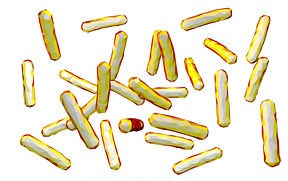
#> input picture bacterie.jpg, 288 x 181 px
$ jupyter execute Scipy.ipynb
#> lines starting #> are read from the running program, lines starting #| are printed output that depends on the picture; after the words box and inside, x2 and y2 are one past the last pixel; in counts of white or black regions, pixels touching at a corner belong together
[cell 1]
import pandas as pd
import numpy as np
import matplotlib.pyplot as plt

[cell 2]
x = np.linspace(1,10,25)

[cell 3]
f = lambda x : x**2

[cell 4]
plt.scatter(x, f(x))
plt.show()

[cell 5]
from scipy.interpolate import interp1d

[cell 6]
h = interp1d(x,f(x), kind='linear')
nx = np.linspace(0,10,25)
r = f(nx)
plt.scatter(x,f(x))
plt.scatter(nx, r, c='red')
plt.show()

[cell 7]
l = np.linspace(0,2,100)
p = 1/3*l**3 - 3/5 * l**2 + 2 + np.random.randn(l.shape[0])/20
plt.scatter(l,p)
plt.show()

[cell 8]
from scipy import optimize

[cell 9]
def fonction(l,a,b,c,d):
    return a*l**3 + b*l**2 + c*l +d

[cell 10]
param, para =optimize.curve_fit(fonction, l, p)

[cell 11]
para

[cell 12]
plt.scatter(l,p)
plt.plot(l, fonction(l, param[0], param[1], param[2], param[3]), c='red', lw=3)
plt.show()
#> figure, not shown here; curve peaks at x = 2, y = 2.31

[cell 13]
func = lambda x: x**2 + 15*np.sin(x)

[cell 14]
x = np.linspace(-10,10,100)
plt.plot(x,func(x))
plt.show()
#> figure, not shown here; curve peaks at x = -10, y = 108.2

[cell 15]
optimize.minimize(func, x0=-8)

[cell 16]
optimize.minimize(func, x0=-5)

[cell 17]
minimum = optimize.minimize(func, x0=-5).x
minimum_l = optimize.minimize(func, x0=-8).x

[cell 18]
plt.plot(x,func(x))
plt.scatter(minimum,func(minimum), s=100, c='r', zorder=1)
plt.scatter(minimum_l, func(minimum_l), s=200, marker='+', c='g', zorder=1)
plt.show()
#> figure, not shown here; curve peaks at x = -10, y = 108.2

# Traitement de Signal

[cell 19]
x=np.linspace(0,20,100)
y = x +4*np.sin(x) +np.random.randn(x.shape[0])
plt.plot(x,y)
plt.show()
#> figure, not shown here; curve peaks at x = 19.8, y = 25.21

[cell 20]
from scipy import signal

[cell 21]
ny = signal.detrend(y)

[cell 22]
plt.plot(x,y)
plt.plot(x,ny)
plt.show()
#> figure, not shown here; curve peaks at x = 19.8, y = 25.21; curve peaks at x = 19.8, y = 6.18

[cell 23]
x =np.linspace(0,30,1000)
y = 3*np.sin(x) + 2*np.sin(5*x) + np.sin(10*x)
plt.plot(x,y)
plt.show()
#> figure, not shown here; curve peaks at x = 1.47, y = 5.58

[cell 24]
from scipy import fftpack

[cell 25]
fourier =fftpack.fft(y)
frequences = fftpack.fftfreq(y.size)
plt.plot(np.abs(frequences), np.abs(fourier))
plt.show()

[cell 26]
x = np.linspace(0,30,1000)
y = 3*np.sin(x) + 2*np.sin(5*x) + np.sin(10*x) + np.random.random(x.shape[0])*10
plt.plot(x,y)
plt.show()
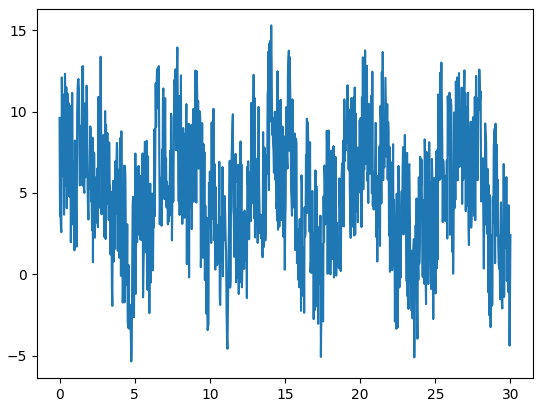
#> figure drawn by matplotlib, 1 panel; curve peaks at x = 14.08, y = 15.31

[cell 27]
fourier =fftpack.fft(y)
power =np.abs(fourier)
frequences = fftpack.fftfreq(y.size)
plt.plot(np.abs(frequences), power)
plt.show()

[cell 28]
fourier[power<400] =0

[cell 29]
plt.plot(np.abs(frequences), np.abs(fourier))
plt.show()

[cell 30]
filtered_signal = fftpack.ifft(fourier)

[cell 31]
plt.figure(figsize=(12,8))
plt.plot(x,y, lw=0.5)
plt.plot(x, filtered_signal, lw=2)
plt.show()
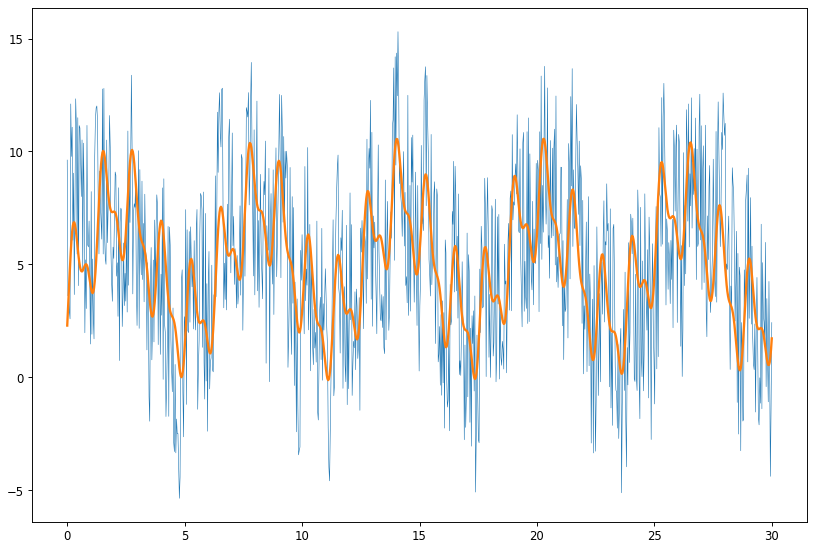
#> figure drawn by matplotlib, 1 panel; curve peaks at x = 14.08, y = 15.31; curve peaks at x = 20.3, y = 10.56

# Nd Image

[cell 32]
from scipy import ndimage

[cell 33]
np.random.seed((32,32))
x = np.zeros((32,32))
x[10:-10, 10:-10] = 1
x[np.random.randint(0,32,30), np.random.randint(0,32,30)] =1
plt.imshow(x)
plt.show()
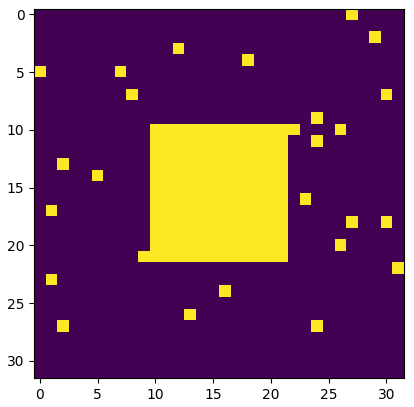
#> figure drawn by matplotlib, 1 panel

[cell 34]
open_x = ndimage.binary_opening(x)
plt.imshow(open_x)
plt.show()
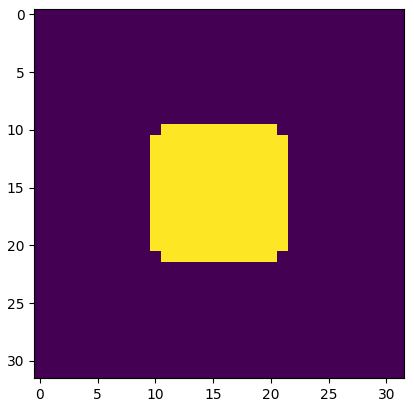
#> figure drawn by matplotlib, 1 panel

# Traitement d'image

[cell 35]
image = plt.imread('bacterie.jpg')
#> image is the input picture: shape (181, 288, 3); mean R, G, B 238.4, 231.2, 207.1
plt.figure(figsize=(12,8))
imagew = image[:,:,0]
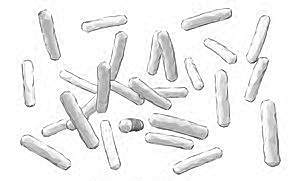
#> imagew: shape (181, 288); min 33, max 255, mean 238.4
plt.imshow(imagew, cmap='gray')
plt.show()

[cell 36]
imagew.shape
#> Out = (181, 288)

[cell 37]
cimage =np.copy(imagew)

[cell 38]
plt.hist(cimage.ravel(), bins=10)
plt.show()
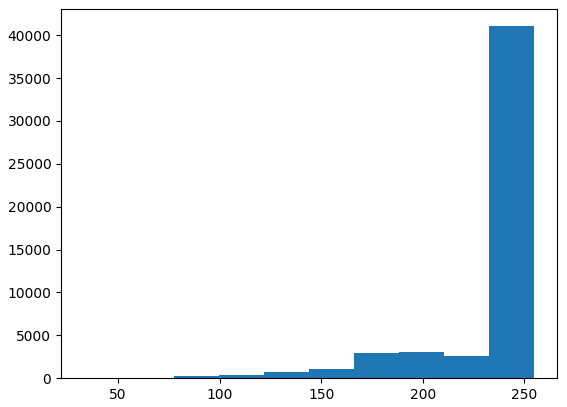
#> figure drawn by matplotlib, 1 panel; tallest bar 41055 high, from x = 232.8 to 255

[cell 39]
verif = cimage <225
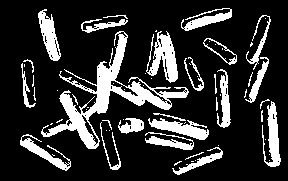
#> verif: shape (181, 288) bool; 19.4% white; 64 white regions (36 under 20 px), largest, box (x1, y1, x2, y2) and area: (41, 31, 189, 149) 3270, (146, 31, 178, 83) 846, (262, 101, 281, 167) 625
plt.imshow(verif)
plt.show()

[cell 40]
vex  = ndimage.binary_opening(verif)
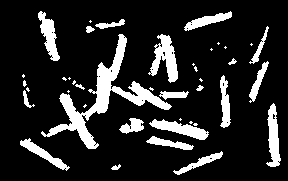
#> vex: shape (181, 288) bool; 15.2% white; 41 white regions (20 under 20 px), largest, box (x1, y1, x2, y2) and area: (41, 34, 172, 149) 2587, (148, 34, 178, 83) 706, (266, 103, 281, 167) 553
plt.imshow(vex)
plt.show()

[cell 41]
label_image, n_labels = ndimage.label(vex)
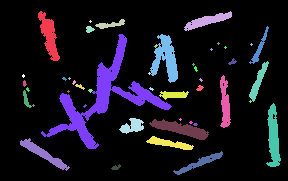
#> label_image: shape (181, 288) int32; 47 distinct labels, from 0 to 46; one colour per label, 0 black
#> n_labels = 46
print(n_labels)
#| 46

[cell 42]
plt.imshow(label_image)
plt.show()

[cell 43]
sizes = ndimage.sum(vex, label_image, range(n_labels))
#> sizes = 46 values, max 2575 at index 7, min 0 at index 0, mean 171.9

[cell 44]
sizes
#> Out has the same summary as sizes

[cell 45]
plt.scatter(range(n_labels), sizes, c='g')
plt.show()
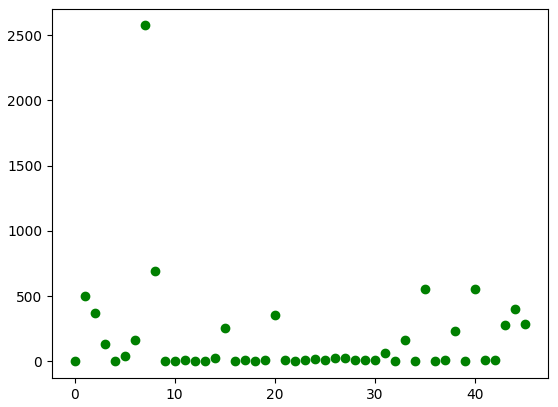
#> figure drawn by matplotlib, 1 panel

$ run again, with source.jpg copied over bacterie.jpg
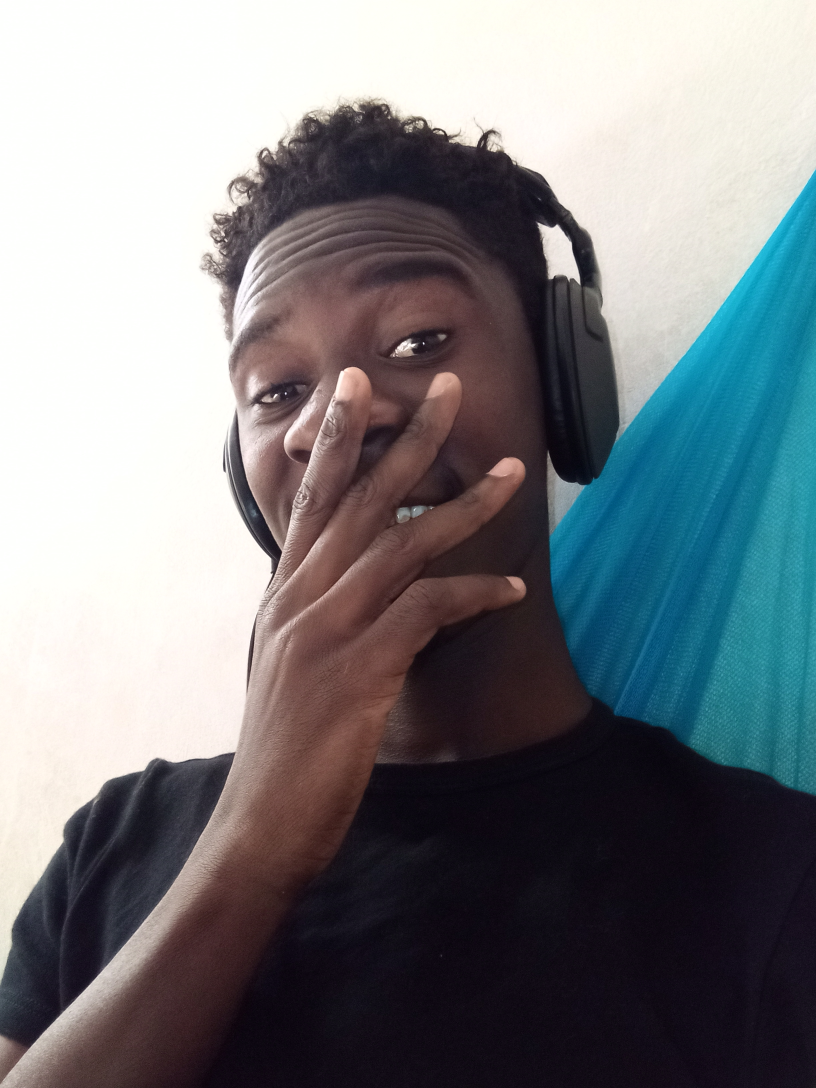
#> input picture source.jpg, 2448 x 3264 px (shown at 1/3 size)
#> image is the input picture: shape (3264, 2448, 3); mean R, G, B 122.3, 125.6, 129.4
#> verif: shape (3264, 2448) bool; 65.7% white; 923 black regions (818 under 20 px), largest, box (x1, y1, x2, y2) and area: (0, 0, 2448, 2902) 2713175, (1625, 675, 1739, 850) 10575, (998, 1102, 1082, 1197) 3458
#> vex: shape (3264, 2448) bool; 65.6% white; 715 black regions (621 under 20 px), largest, box (x1, y1, x2, y2) and area: (0, 0, 2448, 2903) 2719043, (1625, 675, 1739, 850) 10643, (913, 1102, 1082, 1431) 5451
#> `label_image, n_labels = ndimage.label(vex)`:
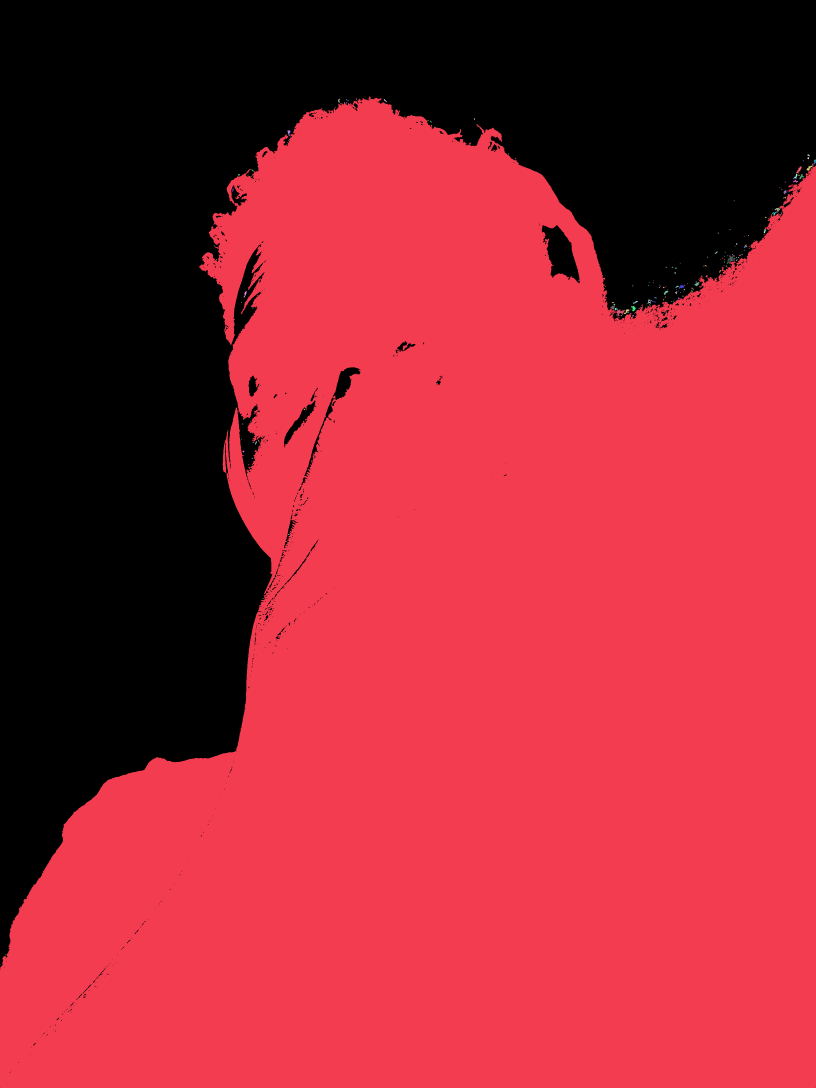
#> label_image: shape (3264, 2448) int32 (shown at 1/3 size); 193 distinct labels, from 0 to 192; one colour per label, 0 black
#> n_labels = 192
#| 192
#> sizes = 192 values, max 5237286 at index 1, min 0 at index 0, mean 27297.5
#> `sizes`: Out has the same summary as sizes
#> `plt.show()`:
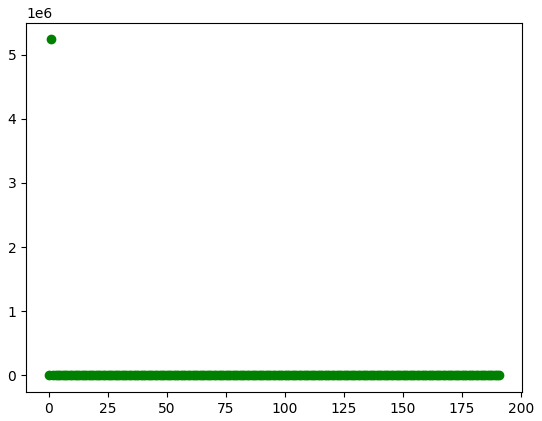
#> figure drawn by matplotlib, 1 panel
